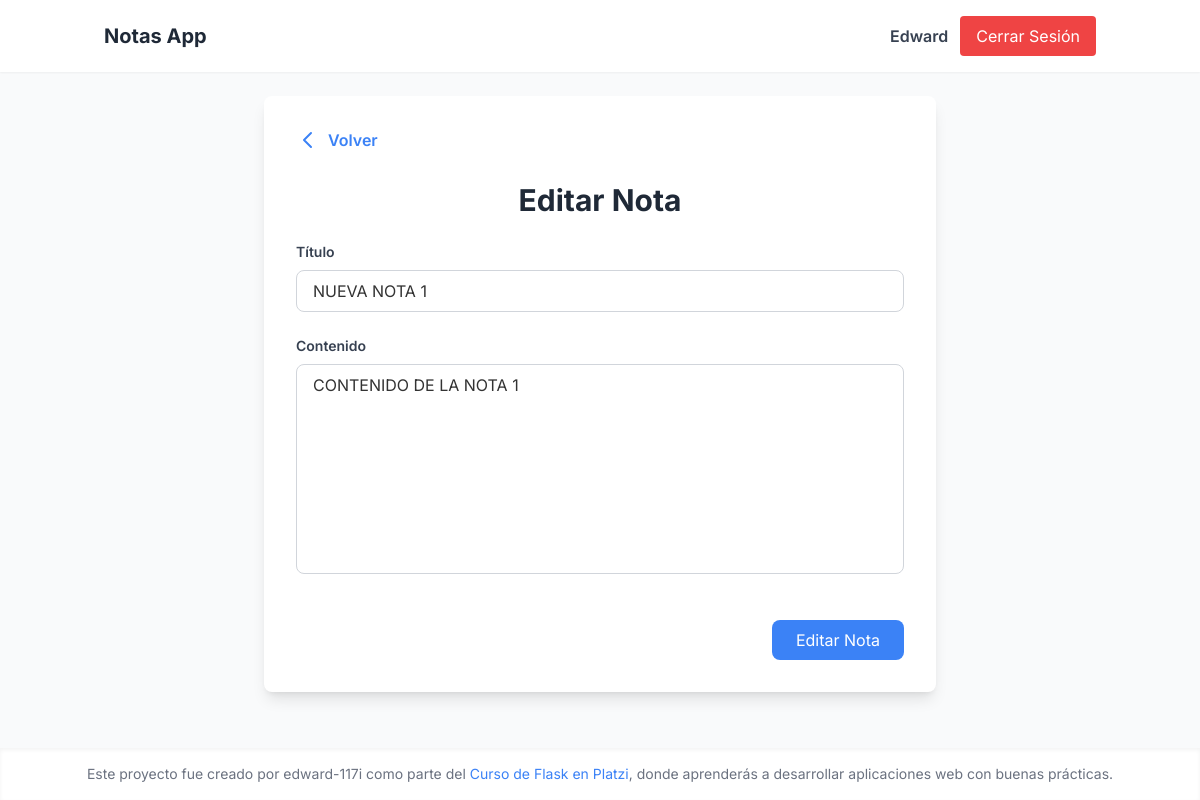
The app's page /editar-nota/1 (signed in) with its own data.
### models.py (models this page shows, shortened)
class User(UserMixin, db.Model):
    id = db.Column(db.Integer, primary_key=True)
    username = db.Column(db.String(50), unique=True, nullable=False)
    email = db.Column(db.String(120), unique=True, nullable=False)
    password_hash = db.Column(db.String(255), nullable=False)
    notes = db.relationship('Note', backref='author', lazy=True)

class Note(db.Model):
    id = db.Column(db.Integer, primary_key=True)
    title = db.Column(db.String(50), nullable=False)
    content = db.Column(db.String(100), nullable=False)
    created_at = db.Column(db.DateTime, default=db.func.now())
    user_id = db.Column(db.Integer, db.ForeignKey('user.id'), nullable=False)

### notes/routes.py (the view, shortened to what this page needs)
@notes_bp.route("/editar-nota/<int:id>", methods=["GET", "POST"])
@login_required
def edit_note(id):
    note = Note.query.get_or_404(id)
    if note.user_id != current_user.id:
        flash("No tienes permiso para editar esta nota", "error")
        return redirect(url_for("notes.home"))
    return render_template("edit_form.html", note=note)

### app.py (called while the page is built)
@login_manager.user_loader
def load_user(user_id):
    return User.query.get(int(user_id))

### templates/edit_form.html (shortened to what this page needs)
{% extends "base.html" %}
{% block content %}
<div class="flex justify-center">
    <div class="w-full max-w-2xl bg-white shadow-lg rounded-lg p-8">
        <div class="mb-6">
            <a href="{{ url_for('notes.home') }}" class="inline-flex items-center text-blue-500 hover:text-blue-700 transition">
                <svg class="w-6 h-6 mr-2" fill="none" stroke="currentColor" viewBox="0 0 24 24">
                    <path stroke-linecap="round" stroke-linejoin="round" stroke-width="2" d="M15 19l-7-7 7-7"></path>
                </svg>
                <span class="font-semibold">Volver</span>
            </a>
        </div>
        <h1 class="text-3xl font-bold text-gray-800 mb-6 text-center">Editar Nota</h1>
        <form method="POST" class="space-y-6">
            <div>
                <label for="title" class="block text-sm font-semibold text-gray-700 mb-2">Título</label>
                <input type="text" name="title" id="title" required value="{{ note.title }}"
                    class="w-full px-4 py-2 border border-gray-300 rounded-lg focus:outline-none focus:ring-2 focus:ring-blue-500 focus:border-transparent"
                    placeholder="Ingresa el título de tu nota">
            </div>
            <div>
                <label for="content" class="block text-sm font-semibold text-gray-700 mb-2">Contenido</label>
                <textarea name="content" id="content" required rows="8"
                    class="w-full px-4 py-2 border border-gray-300 rounded-lg focus:outline-none focus:ring-2 focus:ring-blue-500 focus:border-transparent resize-none"
                    placeholder="Escribe el contenido de tu nota...">{{ note.content }}</textarea>
            </div>
            <div class="flex justify-end pt-4">
                <button type="submit"
                    class="px-6 py-2 bg-blue-500 text-white rounded-lg hover:bg-blue-600 transition">Editar Nota</button>
            </div>
        </form>
    </div>
</div>
{% endblock %}

### templates/base.html (shortened to what this page needs)
<!DOCTYPE html>
<html lang="es">
<head>
    <script src="https://cdn.tailwindcss.com"></script>
</head>
<body class="min-h-screen flex flex-col">
    <nav class="sticky top-0 z-50 bg-white shadow-sm py-4">
        <div class="container mx-auto flex justify-between items-center px-4">
            <a href="{{ url_for('notes.home') }}" class="text-xl font-bold text-gray-800">Notas App</a>
            <div class="flex items-center space-x-3">
                {% if current_user.is_authenticated %}
                <span class="text-gray-700 font-semibold">{{ current_user.username }}</span>
                <a href="{{ url_for('auth.logout') }}"
                    class="px-4 py-2 bg-red-500 text-white rounded hover:bg-red-600 transition">Cerrar Sesión</a>
                {% else %}
                <a href="{{ url_for('auth.login') }}"
                    class="px-4 py-2 bg-blue-500 text-white rounded hover:bg-blue-600 transition">Iniciar Sesión</a>
                {% endif %}
            </div>
        </div>
    </nav>
    <main class="flex-grow container mx-auto py-6 px-4">
        {% block content %}{% endblock %}
    </main>
    <footer class="bg-white shadow-inner text-center p-4 mt-6 text-sm text-gray-500">
        Este proyecto fue creado por edward-117i como parte del <a href="https://platzi.com/cursos/flask/"
            class="text-blue-500 hover:underline" target="_blank">Curso de Flask en Platzi</a>, donde aprenderás a
        desarrollar aplicaciones web con buenas prácticas.
    </footer>
</body>
</html>

### templates/base.html (style rules this page uses)
body { font-family: 'Inter', sans-serif; background-color: #f9fafb; color: #333; }
:root { --animation-speed: 0.8s; }

### records on screen
User: username "Edward"
Note: title "NUEVA NOTA 1", content "CONTENIDO DE LA NOTA 1"
